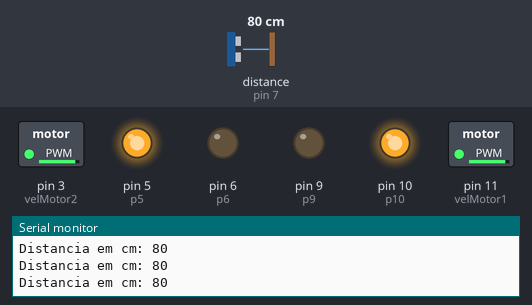
A sketch run on a simulated Arduino Uno, built with avr-gcc and run on an emulated ATmega328P. Parts: switched loads named in the sketch (green lamp = pin HIGH), output pins drawn as LEDs (lit = HIGH), the last lines printed to the serial monitor. Wiring (inferred from the names in the program): ultrasonic range finder: trigger pin 4; echo pin 7. Dashed ring = blinking. The test bench sets the inputs (shaded band); at power-on: distance to the obstacle (sensor on pin 7) 80 cm. The echo pulse lasts 58.3 µs per cm; pins used as bus, display or sensor lines are not drawn.

Above: at 1.2 s.
1.3 s: distance to the obstacle (sensor on pin 7) set to 54 cm
4.3 s: distance to the obstacle (sensor on pin 7) set to 49 cm
At 5.9 s:
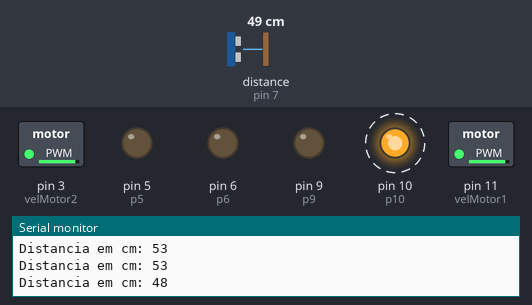
7.3 s: distance to the obstacle (sensor on pin 7) set to 250 cm
At 8.3 s:
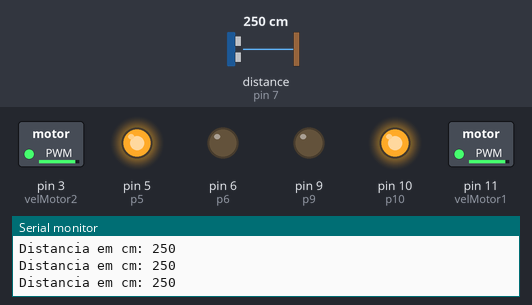
9.4 s: distance to the obstacle (sensor on pin 7) set to 2 cm
At 10.1 s:
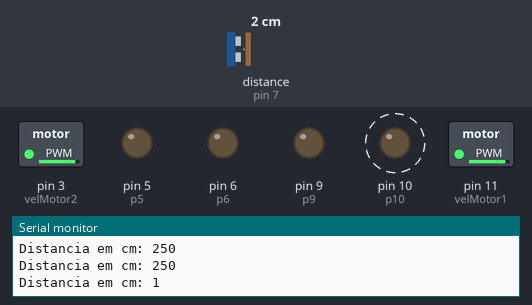
Timing chart, 0 to 13.4 s (numbered marks = the images above; inputs shaded):
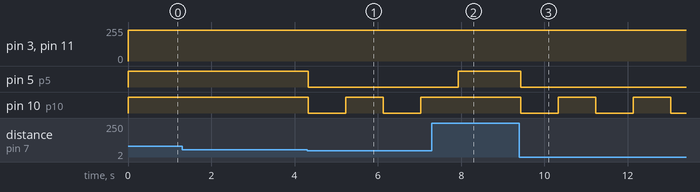

The sketch:

robo_desvia_obstaculo.ino
```cpp
//motor1
int p10 = 10;
int p9 = 9;
int velMotor1 = 11;

//motor2
int p6 = 6;
int p5 = 5;
int velMotor2 = 3;

// Pino 12 irá receber o pulso do echo
int echoPino = 7;
// Pino 13 vai enviar o pulso para gerar o echo
int trigPino = 4;
long duracao = 0;
long distancia = 0;

void setup() {

  //motor1
  pinMode (p10, 1);
  pinMode (p9, 1);

  //motor2
  pinMode (p6, 1);
  pinMode (p5, 1);

  //Inicia a porta com velocidade de 9600 bits por segundos
  Serial.begin(9600);
  pinMode(echoPino, INPUT);
  pinMode(trigPino, OUTPUT);

  // Iniciar a velocidade dos motores
  pinMode(velMotor1, 1);
  pinMode(velMotor2, 1);

}

void loop() {

  // Pino trigger com um pulso baixo LOW(desligado)
  digitalWrite(trigPino, LOW);
  // Delay(atraso) de 10 microsegundos
  delayMicroseconds(10);
  // Pino trigger com pulso HIGH(ligado)
  digitalWrite(trigPino, HIGH);
  // Delay(atraso) de 10 microsegundos
  delayMicroseconds(10);
  // Pino trigger com um pulso baixo LOW
  // (desligado) novamente
  digitalWrite(trigPino, LOW);
  // A funcção pulseInt verifica o tempo que o pino ECHO ficou HIGH
  // calculando, desta forma, a duração do tráfego de sinal
  duracao = pulseIn(echoPino, HIGH);
  // cálculo: distancia = duracao/58
  distancia = duracao / 58;
  Serial.print("Distancia em cm: ");
  Serial.println(distancia);

  // Definindo a velocidade do motor 1 e motor 2, range entre (0 - 255);
  analogWrite(velMotor1, 230);
  analogWrite(velMotor2, 230);

  if(distancia <= 50){

    // Se o carro estiver a uma distancia menor ou igual a 50cm
    // O mesmo para e aguarda um determinado tempo para realizar a manobra

    //motor1
    digitalWrite (p10, 0);
    digitalWrite (p9, 0);

    //motor2
    digitalWrite (p6, 0);
    digitalWrite (p5, 0);

    delay(900); //Tempo que o carro vai aguardar

    //motor1
    digitalWrite (p10, 1); // ligar apenas um motor para realizar a manobra

    delay(900); //Tempo necessario para girar em 90 graus

    // Após o tempo necessario o carro segue em linha reta, ligando os dois motores
    //motor1
    digitalWrite (p10, 1);
    digitalWrite (p9, 0);

    //motor2
    digitalWrite (p6, 0);
    digitalWrite (p5, 1);

  }else{

    //motor1
    digitalWrite (p10, 1);
    digitalWrite (p9, 0);

    //motor2
    digitalWrite (p6, 0);
    digitalWrite (p5, 1);

  }

}
```

Measured:
- the behaviour switches between 52 and 51 cm on distance to the obstacle (sensor on pin 7) (found by bisection; images 0 and 1)
- after the input at 4.3 s, pin 5 (p5): HIGH → LOW at once; pin 10 (p10): alternates HIGH for 0.90 s and LOW for 0.90 s, starting at once
- after the input at 7.3 s, pin 5 (p5): LOW → HIGH after 0.63 s; pin 10 (p10): stays HIGH (without the input it goes to LOW after 0.64 s)
- after the input at 9.4 s, pin 5 (p5): HIGH → LOW at once; pin 10 (p10): alternates HIGH for 0.90 s and LOW for 0.90 s, starting at once
